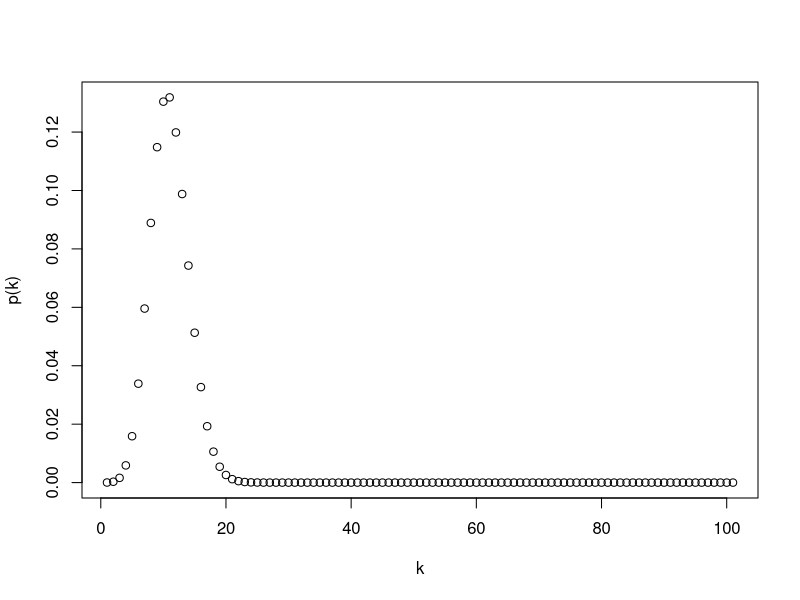

Generate this figure with R: (Note: a time limit stopped this script after it produced the figure.)
## ---- chunk 1
knitr::opts_chunk$set(echo = TRUE)
## ---- chunk 2

p= 0.1
N= 100

p_0_N = (1 - p)^N

store = rep(NA, N+1)
store[1]= p_0_N


for (k in 1:N){
  
  p_k_N = ((N-k+1)/k)*(p/(1-p))*store[k]
  store[k+1] = p_k_N
  
}

plot(seq(0:N), store, xlab="k", ylab="p(k)")
## ---- chunk 3

r= 0.02
t= 100
cutoff = 0.999
p_k = NA

p_0_t = exp(-r*t)
sum= p_0_t
p_k[1] = p_0_t

i = 1

while (sum < cutoff){
  k = i
  cat('i = ', i, ' k = ', k, ' sum = ', sum, '\n')
  p_k_t = ((r*t)/k)*p_k[i]
  p_k[i+1] = p_k_t 
  sum =  p_k_t + p_k[i+1]
  
  i= i+1
  
}

plot(k, p_k, xlab="k", ylab="p(k)")
## ---- chunk 4

N = 100
p = 0.2

p_k_N = ((N-k+1)/k)*(p/(1-p))*store[k]
